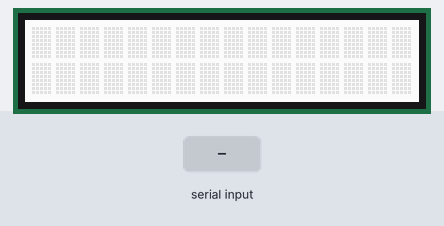
Bench run of a sketch on a simulated Arduino Uno, built with avr-gcc and run on an emulated ATmega328P. On the bench: 16×2 character LCD. Inputs (shaded band) come from the test bench.

Above: at 1.2 s.
1.3 s: "1" received over Serial
At 2.4 s:
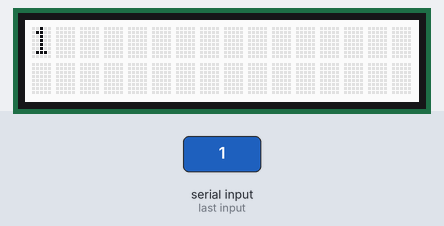
2.9 s: "0" received over Serial
At 3.6 s:
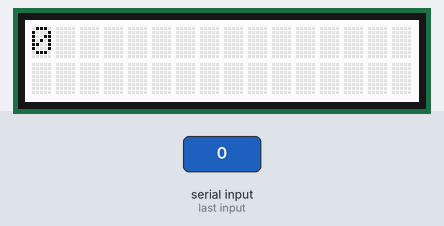
4.5 s: "2" received over Serial
At 6.0 s:
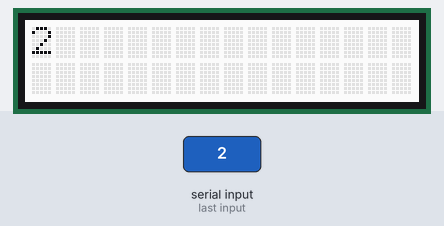
Timing chart, 0 to 7.5 s (numbered marks = the images above; inputs shaded):
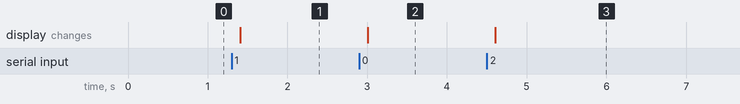

The sketch:

RGB8_sERIALdISPLAY.ino
```cpp
#include <Wire.h>
#include "rgb_lcd.h"

rgb_lcd lcd;

void setup(){
    // set up the LCD's number of columns and rows:
    lcd.begin(16, 2);
    // initialize the serial communications:
    Serial.begin(9600);
}

void loop()
{
    // when characters arrive over the serial port...
    if (Serial.available())
    {
        // wait a bit for the entire message to arrive
        delay(100);
        // clear the screen
        lcd.clear();
        // read all the available characters
        while (Serial.available() > 0)
        {
            // display each character to the LCD
            lcd.write(Serial.read());
        }
    }
}
```

Measured:
- after the input at 1.3 s, the display: changes after 0.10 s (image 1)
- after the input at 2.9 s, the display: changes after 0.10 s (image 2)
- after the input at 4.5 s, the display: changes after 0.10 s (image 3)
